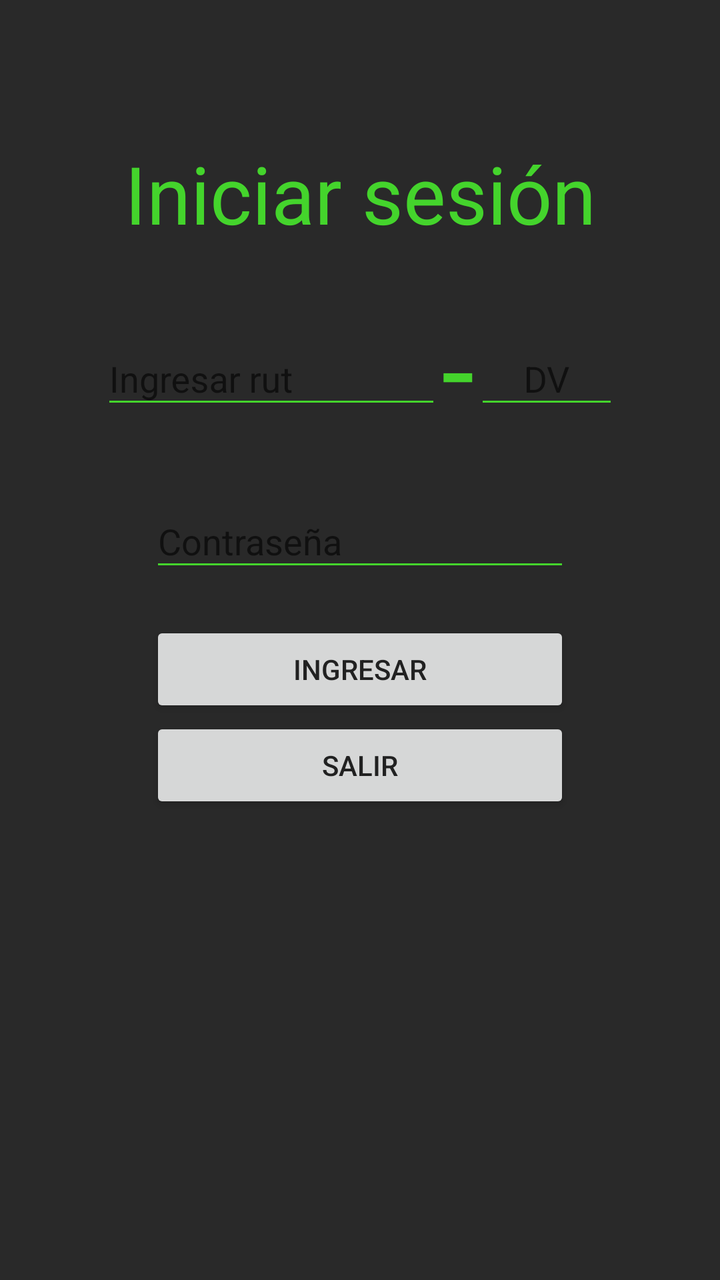
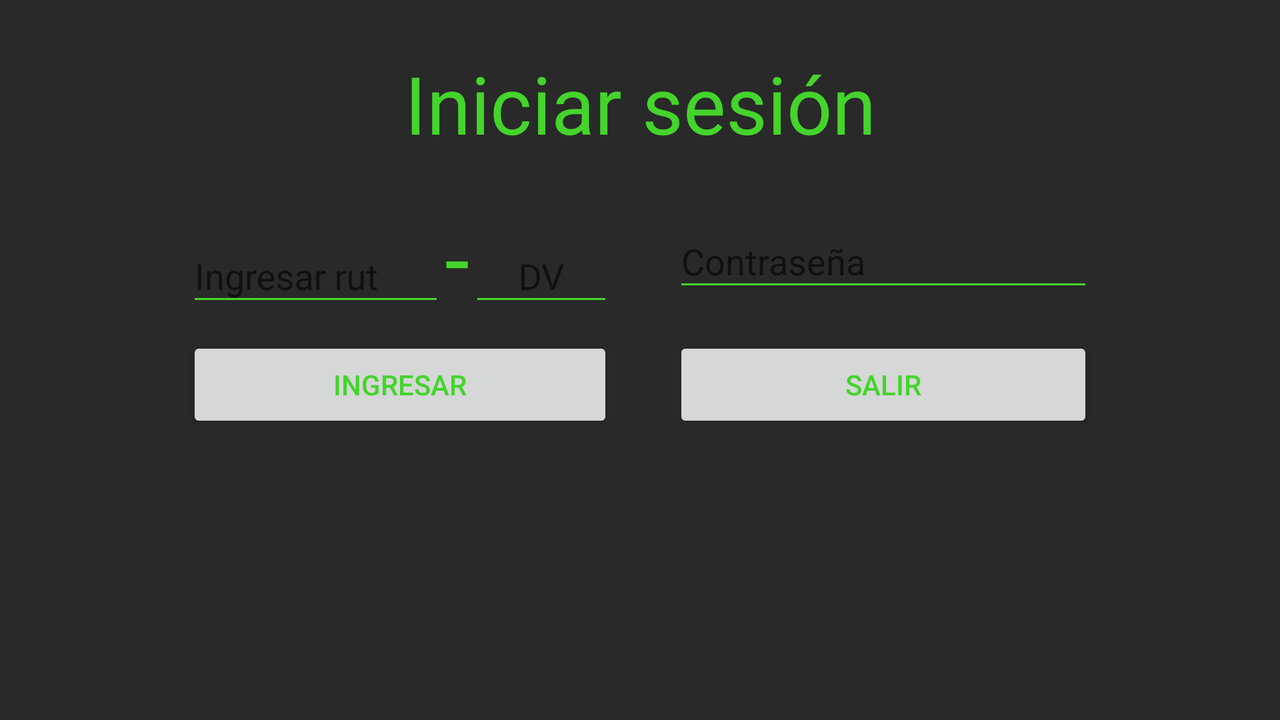

First picture: res/layout/ on a phone held upright. Second picture: the repository's own variant of that layout, on a device whose configuration matches the variant's folder. Source for both follows.
<!-- AndroidManifest.xml: application theme AppTheme -->
<!-- res/layout/activity_login.xml -->
<?xml version="1.0" encoding="utf-8"?>
<LinearLayout xmlns:android="http://schemas.android.com/apk/res/android"
    xmlns:app="http://schemas.android.com/apk/res-auto"
    xmlns:tools="http://schemas.android.com/tools"
    android:layout_width="match_parent"
    android:layout_height="match_parent"
    tools:context="com.kendito.ote.loginActivity"
    android:paddingLeft="30dp"
    android:paddingRight="30dp"
    android:paddingTop="30dp"
    android:paddingBottom="30dp"
    android:orientation="vertical">



        <TextView
            android:id="@+id/txtTitulo"
            android:layout_width="match_parent"
            android:layout_height="wrap_content"
            android:gravity="center"
            android:paddingTop="40dp"
            android:text="@string/titulo"
            android:textSize="40dp" />

        <TableLayout
            android:layout_width="match_parent"
            android:layout_height="wrap_content">


            <TableRow
                android:gravity="center"
                android:paddingTop="20dp">


                <com.google.android.material.textfield.TextInputLayout
                    android:layout_width="wrap_content"
                    android:layout_height="wrap_content">

                    <EditText
                        android:id="@+id/txtEditRut"
                        android:layout_width="170dp"
                        android:layout_height="wrap_content"
                        android:ems="10"
                        android:hint="@string/hintRut"
                        android:inputType="number"
                        android:maxLength="8"
                        android:nextFocusDown="@+id/txtEditDigitoVerificador"
                        android:textColorHint="@color/colorAccent"
                        android:textColor="@color/colorAccent"/>

                </com.google.android.material.textfield.TextInputLayout>

                <TextView
                    android:layout_width="wrap_content"
                    android:layout_height="wrap_content"
                    android:text="-"
                    android:textSize="60dp"/>

                <com.google.android.material.textfield.TextInputLayout
                    android:layout_width="wrap_content"
                    android:layout_height="wrap_content">

                    <EditText
                        android:id="@+id/txtEditDigitoVerificador"
                        android:layout_width="72dp"
                        android:layout_height="match_parent"
                        android:layout_weight="1"
                        android:ems="10"
                        android:gravity="center"
                        android:hint="DV"
                        android:inputType="textPersonName"
                        android:maxLength="1"
                        android:textColorHint="@color/colorAccent"
                        android:textColor="@color/colorAccent"/>

                </com.google.android.material.textfield.TextInputLayout>
            </TableRow>
        </TableLayout>
        <TableLayout
            android:layout_width="match_parent"
            android:layout_height="match_parent">
            <TableRow
                android:layout_width="match_parent"
                android:layout_height="match_parent"
                android:gravity="center"
                android:paddingTop="15dp">

                <com.google.android.material.textfield.TextInputLayout
                    android:layout_height="wrap_content"
                    android:layout_width="wrap_content">
                    <EditText
                        android:id="@+id/txtEditContrasena"
                        android:layout_width="wrap_content"
                        android:layout_height="wrap_content"
                        android:ems="10"
                        android:hint="@string/hintContraseña"
                        android:inputType="textPassword"
                        android:maxLength="256"
                        android:textColorHint="@color/colorAccent"
                        android:textColor="@color/colorAccent"/>
                </com.google.android.material.textfield.TextInputLayout>
            </TableRow>

            <TableRow
                android:layout_width="match_parent"
                android:layout_height="match_parent"
                android:gravity="center"
                android:paddingTop="20dp">

                <LinearLayout
                    android:layout_width="match_parent"
                    android:layout_height="match_parent"
                    android:orientation="vertical">

                    <Button
                        style="@style/Widget.AppCompat.Button"
                        android:id="@+id/btnIngresar"
                        android:layout_width="match_parent"
                        android:layout_height="wrap_content"
                        android:text="@string/txtIngresar"
                        android:textColor="@color/cardview_dark_background"/>

                    <Button
                        style="@style/Widget.AppCompat.Button"
                        android:id="@+id/btnSalir"
                        android:layout_width="match_parent"
                        android:layout_height="wrap_content"
                        android:text="@string/btnSalir"
                        android:textColor="@color/cardview_dark_background"/>
                </LinearLayout>

            </TableRow>

        </TableLayout>


</LinearLayout>
<!-- resources referenced by this layout -->
<resources>
  <color name="cardview_dark_background">#212121</color>
  <color name="colorAccent">#44d42c</color>
  <string name="btnSalir">Salir</string>
  <string name="hintContrase">Contraseña</string>
  <string name="hintRut">Ingresar rut</string>
  <string name="titulo">Iniciar sesión</string>
  <string name="txtIngresar">INGRESAR</string>
  <!-- from res/values-v21/ -->
  <style name="AppTheme" parent="Theme.AppCompat.DayNight">
          
          <item name="colorPrimary">@color/colorAccent</item>
          <item name="colorAccent">@color/colorAccent</item>
          <item name="android:colorBackground">@color/background_material_light</item>
          <item name="android:colorForeground">@color/foreground_material_light</item>
          <item name="android:textColorPrimary">@android:color/black</item>
          <item name="android:textColorPrimaryInverse">@color/colorAccent</item>
          <item name="android:windowBackground">?android:attr/colorBackground</item>
          <item name="android:textColorSecondary">@color/colorAccent</item>
          <item name="android:textColor">@color/colorAccent</item>
          <item name="android:statusBarColor">@color/negro</item>
      </style>
  <color name="background_material_light">#292929</color>
  <color name="foreground_material_light">#e5dddd</color>
  <color name="negro">#000000</color>
</resources>
<!-- res/layout-land/activity_login.xml (the repository's variant of the layout above) -->
<!-- drawn on the phone turned sideways -->
<?xml version="1.0" encoding="utf-8"?>
<LinearLayout xmlns:android="http://schemas.android.com/apk/res/android"
    android:orientation="vertical" android:layout_width="match_parent"
    android:layout_height="match_parent"
    android:paddingLeft="30dp"
    android:paddingRight="30dp"
    android:paddingTop="25dp"
    android:paddingBottom="30dp">

    <TextView
        android:id="@+id/txtTitulo"
        android:layout_width="match_parent"
        android:layout_height="wrap_content"
        android:gravity="center"
        android:text="@string/titulo"
        android:textSize="40dp" />

    <TableLayout
        android:layout_width="match_parent"
        android:layout_height="match_parent"
        android:paddingTop="10dp">


        <TableRow
            android:layout_width="match_parent"
            android:layout_height="match_parent"
            android:gravity="center"
            android:paddingTop="10dp">

            <LinearLayout
                android:layout_width="match_parent"
                android:layout_height="match_parent"
                android:orientation="horizontal"
                android:paddingRight="30dp">
                <com.google.android.material.textfield.TextInputLayout
                    android:layout_height="wrap_content"
                    android:layout_width="wrap_content">

                    <EditText
                        android:id="@+id/txtEditRut"
                        android:layout_width="129dp"
                        android:layout_height="wrap_content"
                        android:ems="10"
                        android:hint="@string/hintRut"
                        android:inputType="number"
                        android:maxLength="8"
                        android:nextFocusDown="@+id/txtEditDigitoVerificador"/>

                </com.google.android.material.textfield.TextInputLayout>
                <TextView
                    android:layout_width="wrap_content"
                    android:layout_height="wrap_content"
                    android:text="-"
                    android:textSize="45dp"/>

                <com.google.android.material.textfield.TextInputLayout
                    android:layout_width="wrap_content"
                    android:layout_height="wrap_content">

                    <EditText
                        android:id="@+id/txtEditDigitoVerificador"
                        android:layout_width="72dp"
                        android:layout_height="match_parent"
                        android:ems="10"
                        android:gravity="center"
                        android:hint="DV"
                        android:inputType="textPersonName"
                        android:maxLength="1"
                        android:nextFocusDown="@+id/txtEditContrasena"/>

                </com.google.android.material.textfield.TextInputLayout>

            </LinearLayout>

            <LinearLayout
                android:layout_width="match_parent"
                android:layout_height="match_parent"
                android:orientation="horizontal">


                <com.google.android.material.textfield.TextInputLayout
                    android:layout_height="wrap_content"
                    android:layout_width="wrap_content">

                    <EditText
                        android:id="@+id/txtEditContrasena"
                        android:layout_width="wrap_content"
                        android:layout_height="wrap_content"
                        android:layout_weight="1"
                        android:ems="10"

                        android:hint="@string/hintContraseña"
                        android:inputType="textPassword" />
                </com.google.android.material.textfield.TextInputLayout>
            </LinearLayout>

        </TableRow>

        <TableRow
            android:layout_width="match_parent"
            android:layout_height="match_parent"
            android:gravity="center"
            android:paddingTop="10dp">

            <LinearLayout
                android:layout_width="match_parent"
                android:layout_height="match_parent"
                android:orientation="horizontal"
                android:paddingRight="30dp">

                <Button
                    android:id="@+id/btnIngresar"
                    android:layout_width="wrap_content"
                    android:layout_height="wrap_content"
                    android:layout_weight="1"
                    android:text="@string/txtIngresar" />

            </LinearLayout>

            <LinearLayout
                android:layout_width="match_parent"
                android:layout_height="match_parent"
                android:orientation="horizontal">

                <Button
                    android:id="@+id/btnSalir"
                    android:layout_width="wrap_content"
                    android:layout_height="wrap_content"
                    android:layout_weight="1"
                    android:text="@string/btnSalir"
                    android:onClick="salirApp"/>
            </LinearLayout>

        </TableRow>

    </TableLayout>
</LinearLayout>
<!-- resources referenced by the variant -->
<!-- as the phone turned sideways resolves them -->
<resources>
  <string name="btnSalir">Salir</string>
  <string name="hintContrase">Contraseña</string>
  <string name="hintRut">Ingresar rut</string>
  <string name="titulo">Iniciar sesión</string>
  <string name="txtIngresar">INGRESAR</string>
  <!-- from res/values-v21/ -->
  <style name="AppTheme" parent="Theme.AppCompat.DayNight">
          
          <item name="colorPrimary">@color/colorAccent</item>
          <item name="colorAccent">@color/colorAccent</item>
          <item name="android:colorBackground">@color/background_material_light</item>
          <item name="android:colorForeground">@color/foreground_material_light</item>
          <item name="android:textColorPrimary">@android:color/black</item>
          <item name="android:textColorPrimaryInverse">@color/colorAccent</item>
          <item name="android:windowBackground">?android:attr/colorBackground</item>
          <item name="android:textColorSecondary">@color/colorAccent</item>
          <item name="android:textColor">@color/colorAccent</item>
          <item name="android:statusBarColor">@color/negro</item>
      </style>
  <color name="colorAccent">#44d42c</color>
  <color name="background_material_light">#292929</color>
  <color name="foreground_material_light">#e5dddd</color>
  <color name="negro">#000000</color>
</resources>
